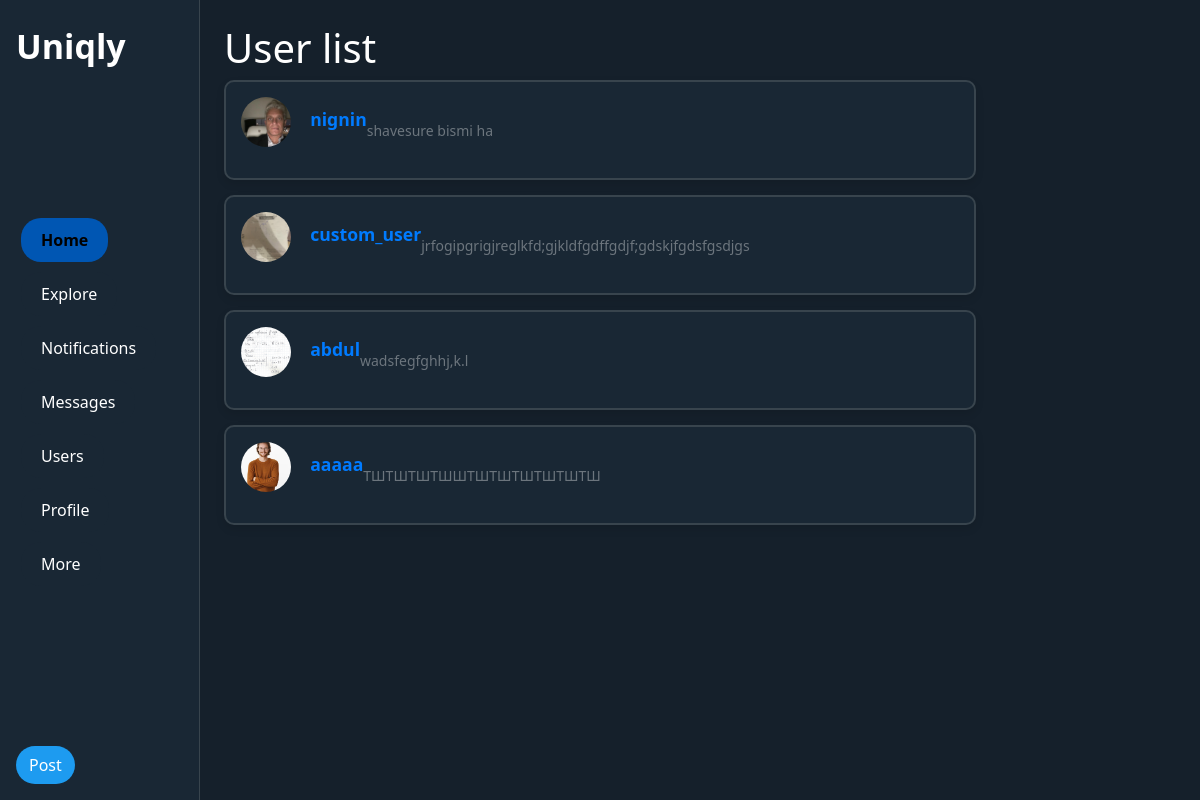
/users/, run on the app's committed database.
### aunthentication/models.py (models this page shows)
class CustomUser(AbstractUser):
    ROLE_CHOICES = (
        ('user', 'Користувач'),
        ('moderator', 'Модератор'),
        ('admin', 'Адміністратор'),
    )
    role = models.CharField(max_length=10, choices=ROLE_CHOICES, default='user')
    bio = models.TextField(null=True)
    avatar = models.ImageField(upload_to="Image", null= True)
    hat = models.ImageField(upload_to="Image",null=True)

### aunthentication/views.py (the view)
# urls.py: path('users/', UserListView.as_view(), name='user'),
class UserListView(ListView):
    model = CustomUser
    template_name = 'Users.html'
    context_object_name = 'users'
    success_url = reverse_lazy("user")

### templates/Users.html (shortened to what this page needs)
<!DOCTYPE html>
<html lang="en">
<head>
            {% load static %}
    <link href="https://cdn.jsdelivr.net/npm/bootstrap@5.3.0/dist/css/bootstrap.min.css" rel="stylesheet">
    <link rel="stylesheet" href="{% static 'style.css' %}">
</head>
<body>
        <div class="container-fluid">
        <div class="row">
            <nav class="navbar col-md-2 d-flex flex-column align-items-start py-3">
                <a class="navbar-brand ms-3" href="{% url 'post' %}">Uniqly</a>
                <ul class="navbar-nav flex-column ms-3">
                    <li class="nav-item"><a class="nav-link active" href="{% url 'post' %}">Home</a></li>
                    <li class="nav-item"><a class="nav-link" href="{% url 'explore'%}">Explore</a></li>
                    <li class="nav-item"><a class="nav-link" href="{% url 'notifications'%}">Notifications</a></li>
                    <li class="nav-item"><a class="nav-link" href="{% url 'massages'%}">Messages</a></li>
                    <li class="nav-item"><a class="nav-link" href="{% url 'user'%}">Users</a></li>
                    <li class="nav-item"><a class="nav-link" href="{% url 'profile' %}">Profile</a></li>
                    <li class="nav-item"><a class="nav-link" href="{% url 'more'%}">More</a></li>
                </ul>
                <a class="btn tweet-btn ms-3" href="{% url 'new_post' %}">Post</a>
            </nav>
        <div class="col-md-2 "></div>
            <div class="col-md-8 p-4">
            <h1>User list</h1>
            {% if users %}
                {% for user in users %}
                <div class="post-card">
                    <p><img src="{{ user.avatar.url }}" alt="Avatar" class="avatar_list">
                   <a class="user_link" href="{% url 'user_profile' pk=user.id %}">{{ user.username }}</a></p>
                        <small>{{ user.bio}}</small>
                </div>
                {% endfor %}
            {% else %}
                <p>No users available.</p>
            {% endif %}
        </div>
</body>
</html>

### static/style.css (style rules this page uses)
body { background-color: #15202b; color: #ffffff; }
.navbar { height: 100vh; background-color: #192734; border-right: 1px solid #38444d; position: fixed; }
.nav-item { display: inline-block; margin: 5px; }
.nav-link { display: inline-block; padding: 10px 20px; background-color: #192734; color: white; text-decoration: none; border-radius: 20px; transition: background 0.3s ease, transform 0.2s ease; }
.nav-link.active { background-color: #0056b3; font-weight: bold; }
.navbar-brand { font-weight: bold; font-size: 34px; color: #ffffff; }
.tweet-btn { margin-top: 20px; background-color: #1d9bf0; color: white; border-radius: 50px; }
.post-card { background-color: #192734; border: 2px solid #38444d; border-radius: 10px; padding: 20px; margin-bottom: 15px; box-shadow: 0 4px 8px rgba(0, 0, 0, 0.2); }
.user_link { margin-top: 20px; color: white; border-radius: 50px; }
.avatar_list { width: 30px; height: 30px; border-radius: 50%; object-fit: cover; }
.user_link { color:white; }

### templates/Users.html (style rules this page uses)
.post-card { background-color: #192734; border-radius: 10px; box-shadow: 0 4px 8px rgba(0, 0, 0, 0.1); padding: 15px; margin-bottom: 15px; display: flex; align-items: center; transition: transform 0.3s, box-shadow 0.3s; }
.avatar_list { width: 50px; height: 50px; border-radius: 50%; object-fit: cover; margin-right: 15px; }
.user_link { font-size: 1.1em; font-weight: bold; color: #007bff; text-decoration: none; transition: color 0.3s; }
small { color: #6c757d; }

### data on the page
CustomUser: avatar (picture), username "nignin", bio "shavesure bismi ha"
CustomUser: avatar (picture), username "custom_user", bio "jrfogipgrigjreglkfd;gjkldfgdffgdjf;gdskjfgdsfgsdjgs"
CustomUser: avatar (picture), username "abdul", bio "wadsfegfghhj,k.l"
CustomUser: avatar (picture), username "aaaaa", bio "ТШТШТШТШШТШТШТШТШТШТШ"
